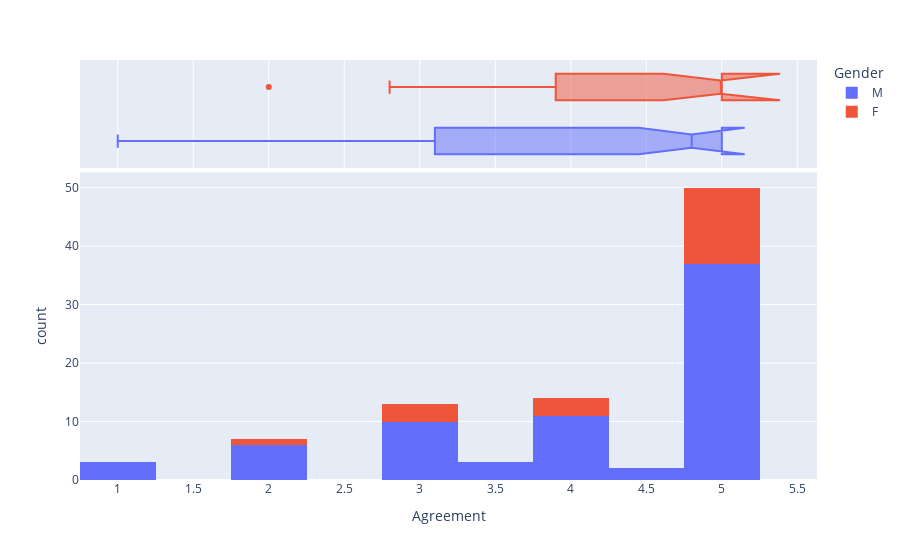

Notebook source saved alongside this figure:
### Code cell
fig = px.histogram(day_2_1, x="Agreement", color="Gender",
                   marginal="box", # or violin, rug
                   hover_data=day_2_1.columns)
fig.show()

### Figure 1 — Plotly figure (JSON) as saved in the notebook; plotly's stock layout.template omitted (floating-point values rounded to 4 significant figures)
{"data": [{"alignmentgroup": "True", "bingroup": "x", "hovertemplate": "Gender=M<br>Agreement=%{x}<br>count=%{y}<extra></extra>", "legendgroup": "M", "marker": {"color": "#636efa", "pattern": {"shape": ""}}, "name": "M", "offsetgroup": "M", "orientation": "v", "showlegend": true, "type": "histogram", "x": [1.8, 3.8, 3, 3.2, 4.8, 3, 4, 5, 1, 3, 4.3, 5, 5, 2, 4, 5, 3, 5, 5, 5, 4, 3, 2, 1, 5, 5, 4, 5, 5, 3, 4, 2, 5, 1, 4, 5, 5, 4.8, 5, 4, 5, 5, 5, 5, 4.8, 4.8, 5, 4.8, 4.8, 3.6, 4.4, 3, 5, 5, 5, 3, 4, 5, 3, 5, 5, 4.8, 4.8, 3.3, 4, 5, 3.4, 2, 5, 5, 2, 4], "xaxis": "x", "yaxis": "y"}, {"alignmentgroup": "True", "customdata": [["M"], ["M"], ["M"], ["M"], ["M"], ["M"], ["M"], ["M"], ["M"], ["M"], ["M"], ["M"], ["M"], ["M"], ["M"], ["M"], ["M"], ["M"], ["M"], ["M"], ["M"], ["M"], ["M"], ["M"], ["M"], ["M"], ["M"], ["M"], ["M"], ["M"], ["M"], ["M"], ["M"], ["M"], ["M"], ["M"], ["M"], ["M"], ["M"], ["M"], ["M"], ["M"], ["M"], ["M"], ["M"], ["M"], ["M"], ["M"], ["M"], ["M"], ["M"], ["M"], ["M"], ["M"], ["M"], ["M"], ["M"], ["M"], ["M"], ["M"], ["M"], ["M"], ["M"], ["M"], ["M"], ["M"], ["M"], ["M"], ["M"], ["M"], ["M"], ["M"]], "hovertemplate": "Gender=%{customdata[0]}<br>Agreement=%{x}<extra></extra>", "legendgroup": "M", "marker": {"color": "#636efa"}, "name": "M", "notched": true, "offsetgroup": "M", "showlegend": false, "type": "box", "x": [1.8, 3.8, 3, 3.2, 4.8, 3, 4, 5, 1, 3, 4.3, 5, 5, 2, 4, 5, 3, 5, 5, 5, 4, 3, 2, 1, 5, 5, 4, 5, 5, 3, 4, 2, 5, 1, 4, 5, 5, 4.8, 5, 4, 5, 5, 5, 5, 4.8, 4.8, 5, 4.8, 4.8, 3.6, 4.4, 3, 5, 5, 5, 3, 4, 5, 3, 5, 5, 4.8, 4.8, 3.3, 4, 5, 3.4, 2, 5, 5, 2, 4], "xaxis": "x2", "yaxis": "y2"}, {"alignmentgroup": "True", "bingroup": "x", "hovertemplate": "Gender=F<br>Agreement=%{x}<br>count=%{y}<extra></extra>", "legendgroup": "F", "marker": {"color": "#EF553B", "pattern": {"shape": ""}}, "name": "F", "offsetgroup": "F", "orientation": "v", "showlegend": true, "type": "histogram", "x": [5, 2, 4, 4, 5, 2.8, 3, 5, 5, 5, 5, 3, 5, 5, 5, 5, 5, 3.8, 5, 5], "xaxis": "x", "yaxis": "y"}, {"alignmentgroup": "True", "customdata": [["F"], ["F"], ["F"], ["F"], ["F"], ["F"], ["F"], ["F"], ["F"], ["F"], ["F"], ["F"], ["F"], ["F"], ["F"], ["F"], ["F"], ["F"], ["F"], ["F"]], "hovertemplate": "Gender=%{customdata[0]}<br>Agreement=%{x}<extra></extra>", "legendgroup": "F", "marker": {"color": "#EF553B"}, "name": "F", "notched": true, "offsetgroup": "F", "showlegend": false, "type": "box", "x": [5, 2, 4, 4, 5, 2.8, 3, 5, 5, 5, 5, 3, 5, 5, 5, 5, 5, 3.8, 5, 5], "xaxis": "x2", "yaxis": "y2"}], "layout": {"barmode": "relative", "legend": {"title": {"text": "Gender"}, "tracegroupgap": 0}, "margin": {"t": 60}, "xaxis": {"anchor": "y", "domain": [0, 1], "title": {"text": "Agreement"}}, "xaxis2": {"anchor": "y2", "domain": [0, 1], "matches": "x", "showgrid": true, "showticklabels": false}, "yaxis": {"anchor": "x", "domain": [0, 0.7326], "title": {"text": "count"}}, "yaxis2": {"anchor": "x2", "domain": [0.7426, 1], "matches": "y2", "showgrid": false, "showline": false, "showticklabels": false, "ticks": ""}}}
